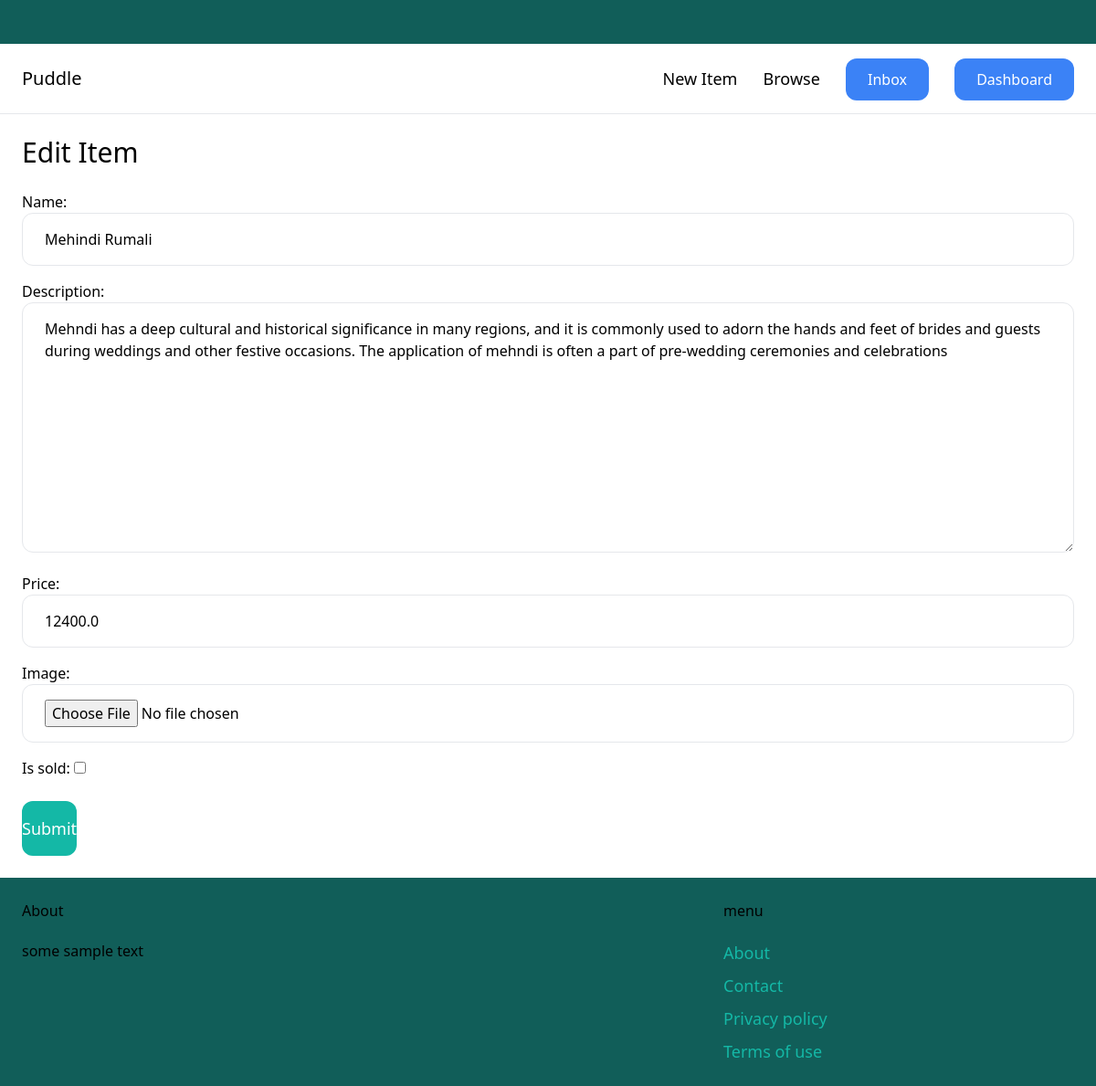
/items/16/edit/ (signed in), run on the app's committed database.
### item/models.py (models this page shows, shortened)
class Item(models.Model):
    category =models.ForeignKey(Category,related_name='items', on_delete=models.CASCADE)#when we delete category it will delete all items also
    name= models.CharField(max_length=255)
    description=models.TextField(blank=True,null=True)
    price= models.FloatField()
    image =models.ImageField(upload_to='item_images',blank=True,null=True)
    is_sold =models.BooleanField(default=False)
    created_by=models.ForeignKey(User,related_name='items',on_delete=models.CASCADE)
    created_at =models.DateTimeField(auto_now_add=True)

### item/views.py (the view)
# urls.py: path('<int:pk>/edit/',views.edit,name='edit'),
@login_required
def edit(request, pk):
    item= get_object_or_404(Item,pk=pk,created_by=request.user)
    if request.method == "POST":
        form = EditItemForm(request.POST, request.FILES,instance=item)
        if form.is_valid():
            form.save()
            return redirect("item:detail", pk=item.id)
    else:
        form = EditItemForm(instance=item)
    return render(request, 'item/form.html',{
            'form': form,
            'title': 'Edit Item',
        })

### item/forms.py
class EditItemForm(forms.ModelForm): #*subclass of Django's ModelForm class. By inheriting from ModelForm, this form will automatically create form fields based on the model it is associated with.
    class Meta:#?  This is a nested class within NewItemForm that provides additional configuration options for the form.
        model = Item #!This line specifies the model that the form is associated with.
        fields = ("name", "description", "price", "image",'is_sold')#! fields that should be included in the form
        widgets = {
            'name': forms.TextInput(attrs={
                'class': INPUT_CLASSES
            }),
            'description': forms.Textarea(attrs={
                'class': INPUT_CLASSES
            }),
            'price': forms.TextInput(attrs={
                'class': INPUT_CLASSES
            }),
            'image': forms.FileInput(attrs={
                'class': INPUT_CLASSES
            }),
        }

### item/templates/item/form.html (shortened to what this page needs)
{% extends 'core/base.html' %}
{% block content %}
<h1 class="mb-6 text-3xl">{{ title }}</h1>
<form method="post" action="." enctype="multipart/form-data">
    <div class="space-y-4">
        {{ form.as_p }}
    </div>
    <button class="mt-6 py-4 text-lg bg-teal-500 hover:bg-teal-700 rounded-xl text-white">Submit</button>
    </form>
{% endblock %}

### core/templates/core/base.html (shortened to what this page needs)
<!DOCTYPE html>
<html lang="en">
<head class="px-6 py-6 flex justify-between bg-teal-800">
    <script src="https://cdn.tailwindcss.com"></script>
</head>
<body>
    <nav class="px-6 py-6 flex justify-between items-centre border-b border-grey-200">
        <a href="" class="text-xl fornt-semibold">Puddle</a>
        <div class="space-x-6">
            <a href="{% url 'item:new' %}" class="text-lg fornt-semibold hover:text-grey-500">New Item</a>
            <a href="#" class="text-lg fornt-semibold hover:text-grey-500">Browse</a>
            {% if request.user.is_authenticated %}
                <a href="#" class="px-6 py-3 fornt-semibold bg-blue-500 text-white rounded-xl hover:bg-teal-700">Inbox</a>
                <a href="{% url 'dashboard:index' %}" class="px-6 py-3 fornt-semibold bg-blue-500 text-white rounded-xl hover:bg-teal-700">Dashboard</a>
            {% else %}
                <a href="{% url 'core:signup' %}" class="px-6 py-3 fornt-semibold bg-blue-500 text-white rounded-xl hover:bg-teal-700">Signup</a>
                <a href="{% url 'core:login' %}" class="px-6 py-3 fornt-semibold bg-blue-500 text-white rounded-xl hover:bg-teal-700">Log In</a>
            {% endif %}
        </div>
    </nav>
    <div class="px-6 py-6">
        {% block content %}
        {% endblock %}
    </div>
    <footer class="px-6 py-6 flex justify-between bg-teal-800">
        <div class="w-2/3 pr-10">
            <h3 class="mb-5 fornt-semibold text-grey-400">About</h3>
            <p class="text-tg text-grey-500">some sample text</p>
        </div>
        <div class="w-1/3">
            <h3 class="mb-5 fornt-semibold text-grey-400">menu</h3>
            <ul class="space-y-2">
            <li><a href="#" class="text-lg text-teal-500 hover:text-teal-700">About</a></li>
            <li><a href="{% url 'core:contact' %}" class="text-lg text-teal-500 hover:text-teal-700">Contact</a></li>
            <li><a href="#" class="text-lg text-teal-500 hover:text-teal-700">Privacy policy</a></li>
            <li><a href="#" class="text-lg text-teal-500 hover:text-teal-700">Terms of use</a></li>
        </ul>
    </div>
    </footer>
</body>
</html>

### data on the page
Item: name "Mehindi Rumali", description "Mehndi has a deep cultural and historical significance in many regions, and it is commonly used to adorn the hands and feet of brides and guests during weddings and other festive occasions. The application of mehndi is often a part of pre-wedding ceremonies and celebrations", price "12400.0"

### other printed values
{{ title }} "Edit Item"
